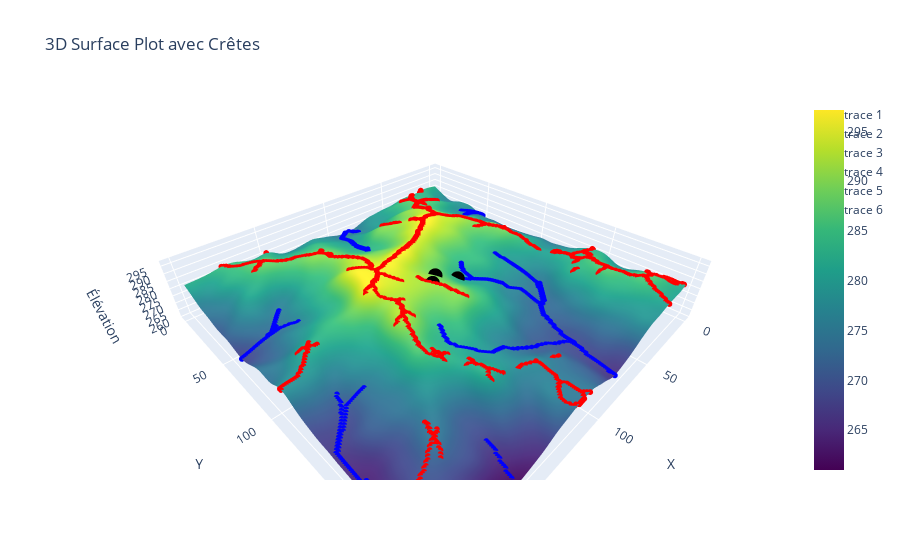

The cell this chart's notebook holds for it:
### Code cell
#Visuel 3D avec le point d'intérêt, le stream point et le ridge point associés. On affiche ici notre région en 3D de façon interactive.

index = df.index[num]
lon, lat = df.loc[index, "LON"], df.loc[index, "LAT"]
row_point, col_point = rowcol(new_transform, lon, lat)
stream_point_row, stream_point_col = int(df.loc[index, "stream_row"]), int(df.loc[index, "stream_col"])
ridge_point_row, ridge_point_col = int(df.loc[index, "ridge_row"]), int(df.loc[index, "ridge_col"])

data = smoothed_dem[row_point - padding:row_point + padding, col_point - padding:col_point + padding]
tronc_streams = streams[row_point - padding:row_point + padding, col_point - padding:col_point + padding]
tronc_ridges = ridges[row_point - padding:row_point + padding, col_point - padding:col_point + padding]

x = np.arange(data.shape[1])
y = np.arange(data.shape[0])

X, Y = np.meshgrid(x, y)

streams_row, streams_col = np.where(tronc_streams == 1)
streams_z = data[streams_row, streams_col]

ridges_row, ridges_col = np.where(tronc_ridges == 1)
ridges_z = data[ridges_row, ridges_col]

fig = go.Figure(data=[
    go.Surface(z=data, x=X, y=Y, colorscale="Viridis", showscale=True)
])

fig.add_trace(go.Scatter3d(
    x=streams_col, 
    y=streams_row, 
    z=streams_z, 
    mode='markers',  
    marker=dict(size=2, color='blue', symbol='circle')
))

fig.add_trace(go.Scatter3d(
    x=ridges_col, 
    y=ridges_row, 
    z=ridges_z, 
    mode='markers',  
    marker=dict(size=2, color='red', symbol='circle')
))

fig.add_trace(go.Scatter3d(
    x=[padding], 
    y=[padding], 
    z=[smoothed_dem[row_point, col_point]], 
    mode='markers',  
    marker=dict(size=5, color='black', symbol='circle')
))

fig.add_trace(go.Scatter3d(
    x=[padding], 
    y=[padding], 
    z=[smoothed_dem[row_point, col_point] - df.loc[index, "NS"]], 
    mode='markers',  
    marker=dict(size=5, color='Yellow', symbol='circle'),
    text=f"NS: {df.loc[index, 'NS']}"
))

fig.add_trace(go.Scatter3d(
    x=[stream_point_col - col_point + padding], 
    y=[stream_point_row - row_point + padding], 
    z=[smoothed_dem[stream_point_row, stream_point_col]], 
    mode='markers',  
    marker=dict(size=5, color='black', symbol='circle')
))

fig.add_trace(go.Scatter3d(
    x=[ridge_point_col - col_point + padding], 
    y=[ridge_point_row - row_point + padding], 
    z=[smoothed_dem[int(ridge_point_row), int(ridge_point_col)]], 
    mode='markers',  
    marker=dict(size=5, color='black', symbol='circle')
))

fig.update_layout(
    title="3D Surface Plot avec Crêtes",
    scene=dict(
        xaxis_title="X",
        yaxis_title="Y",
        zaxis_title="Élévation"
    ),
    autosize=False,
    scene_aspectmode='data'
)

fig.show()

### Figure 1 — Plotly figure (JSON) as saved in the notebook; plotly's stock layout.template omitted (floating-point values rounded to 4 significant figures; data arrays with more than 128 entries replaced by an {"elided": "..."} marker saying what was removed)
{"data": [{"colorscale": [[0, "#440154"], [0.1111, "#482878"], [0.2222, "#3e4989"], [0.3333, "#31688e"], [0.4444, "#26828e"], [0.5556, "#1f9e89"], [0.6667, "#35b779"], [0.7778, "#6ece58"], [0.8889, "#b5de2b"], [1, "#fde725"]], "showscale": true, "type": "surface", "x": {"elided": "200x200 int values"}, "y": {"elided": "200x200 int values"}, "z": {"elided": "200x200 float values"}}, {"marker": {"color": "blue", "size": 2, "symbol": "circle"}, "mode": "markers", "type": "scatter3d", "x": {"elided": "496 int values"}, "y": {"elided": "496 int values"}, "z": {"elided": "496 float values"}}, {"marker": {"color": "red", "size": 2, "symbol": "circle"}, "mode": "markers", "type": "scatter3d", "x": {"elided": "878 int values"}, "y": {"elided": "878 int values"}, "z": {"elided": "878 float values"}}, {"marker": {"color": "black", "size": 5, "symbol": "circle"}, "mode": "markers", "type": "scatter3d", "x": [100], "y": [100], "z": [289.5]}, {"marker": {"color": "Yellow", "size": 5, "symbol": "circle"}, "mode": "markers", "text": "NS: 6.94", "type": "scatter3d", "x": [100], "y": [100], "z": [282.5]}, {"marker": {"color": "black", "size": 5, "symbol": "circle"}, "mode": "markers", "type": "scatter3d", "x": [86], "y": [104], "z": [282.7]}, {"marker": {"color": "black", "size": 5, "symbol": "circle"}, "mode": "markers", "type": "scatter3d", "x": [108], "y": [106], "z": [291.2]}], "layout": {"autosize": false, "scene": {"aspectmode": "data", "xaxis": {"title": {"text": "X"}}, "yaxis": {"title": {"text": "Y"}}, "zaxis": {"title": {"text": "Élévation"}}}, "title": {"text": "3D Surface Plot avec Crêtes"}}}
